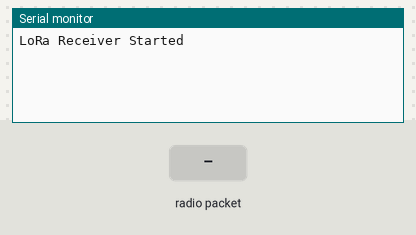
A sketch run on a simulated Arduino Uno, built for the host (arithmetic inside an expression is 32-bit, double 64-bit). On the bench: the last lines printed to the serial monitor. The test bench sets the inputs (shaded band). No radio packets arrive unless stated.

Above: at 1.2 s.
1.3 s: radio packet "1" arrives
At 1.7 s:
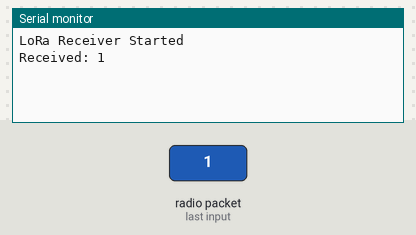
2.8 s: radio packet "0" arrives
At 4.0 s:
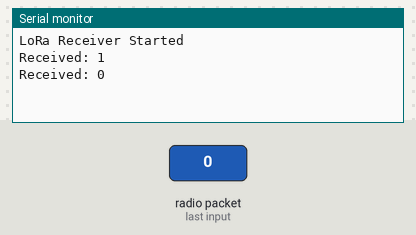
4.3 s: radio packet "2" arrives
At 5.2 s:
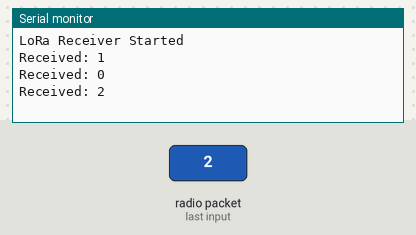

The sketch:

Lora_receiver.ino
```cpp
#include <SPI.h>
#include <LoRa.h>

#define SS 5
#define RST 14
#define DIO0 2

void setup() {
  Serial.begin(115200);

  SPI.begin(18,19,23,5);
  LoRa.setPins(SS, RST, DIO0);

  if (!LoRa.begin(433E6)) {
    Serial.println("LoRa init failed!");
    while (1);
  }

  LoRa.setSpreadingFactor(7);
  LoRa.setSignalBandwidth(125E3);
  LoRa.setCodingRate4(5);

  Serial.println("LoRa Receiver Started");
}

void loop() {
  int packetSize = LoRa.parsePacket();

  if (packetSize) {
    Serial.print("Received: ");

    while (LoRa.available()) {
      Serial.print((char)LoRa.read());
    }

    Serial.println();
  }
}
```

Measured:
- after the input at 1.3 s, the serial monitor: prints a new line at once (image 1)
- after the input at 2.8 s, the serial monitor: prints a new line at once (image 2)
- after the input at 4.3 s, the serial monitor: prints a new line at once (image 3)
